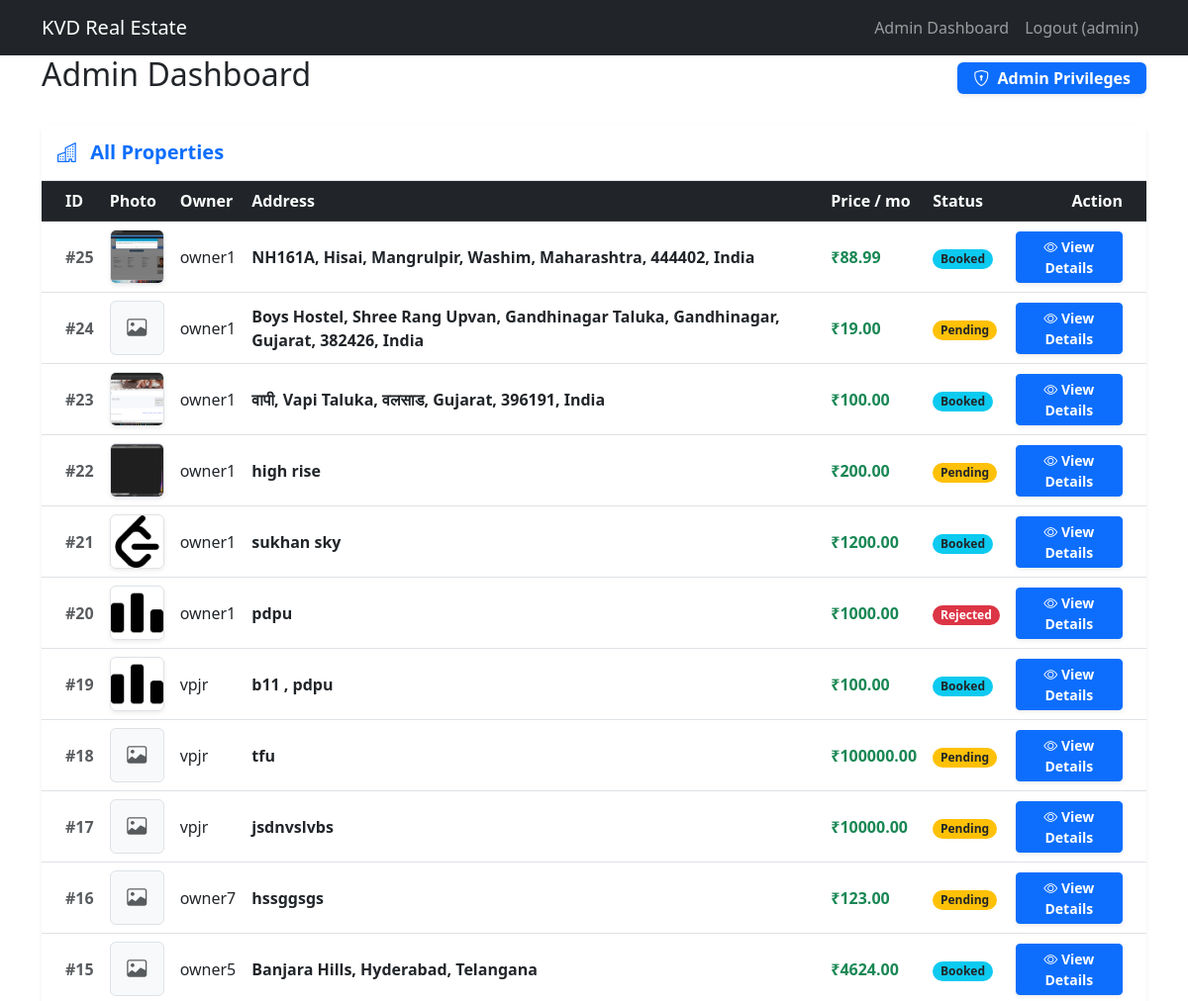
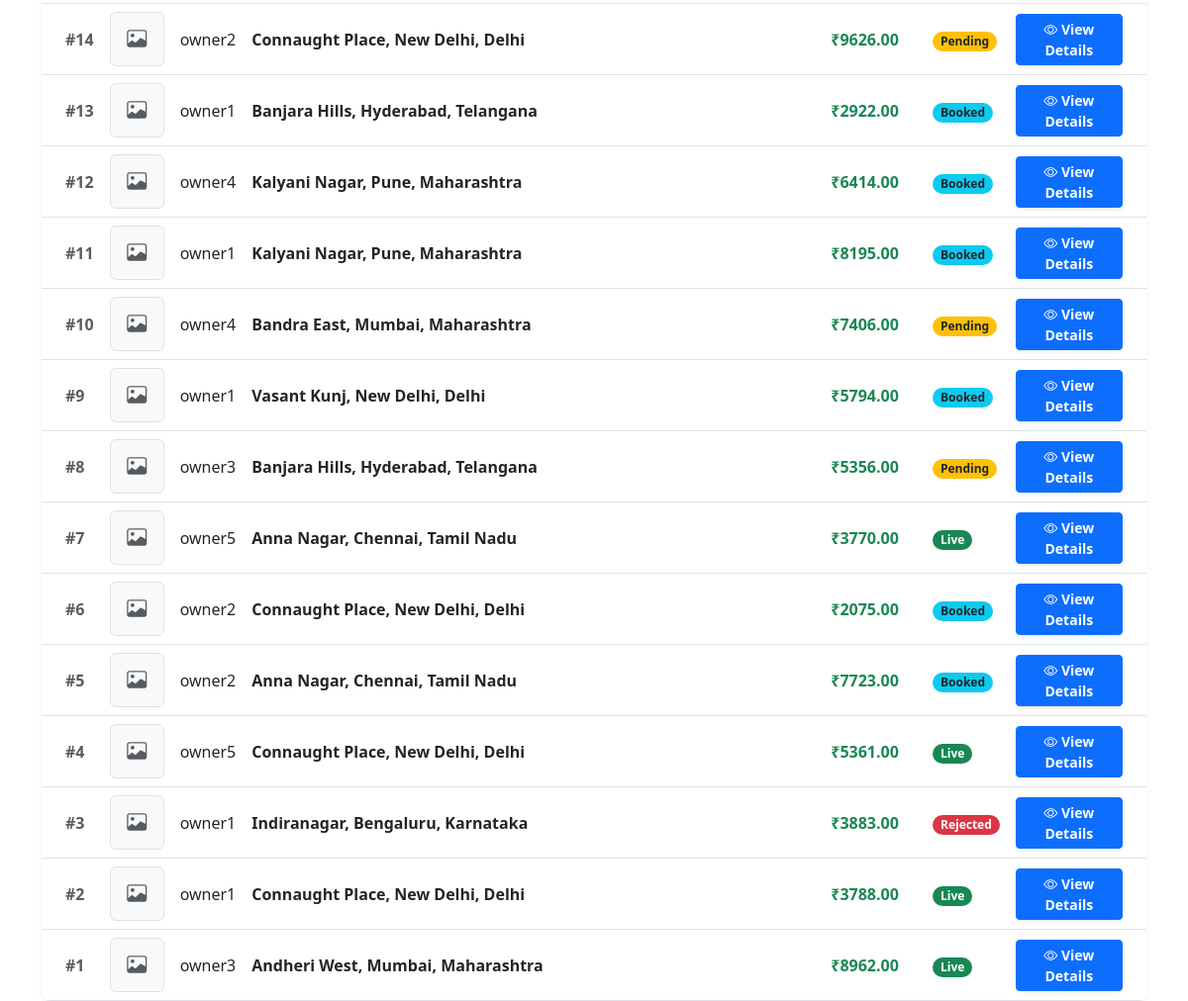
Page /dashboard/ (signed in) on the committed database (2 pictures, top to bottom).
### real_estate_app/models.py (models this page shows, shortened)
class User(AbstractUser):
    phone_regex = RegexValidator(regex=r'^\+?1?\d{9,15}$', message="Phone number must be entered in the format: '+999999999'. Up to 15 digits allowed.")
    phone_number = models.CharField(validators=[phone_regex], max_length=17, blank=True)
    pincode_regex = RegexValidator(regex=r'^[1-9][0-9]{5}$', message="Please enter a valid 6-digit Indian pincode.")
    pincode = models.CharField(validators=[pincode_regex], max_length=6, blank=True)
    kyc_status = models.BooleanField(default=False)
    is_admin = models.BooleanField(default=False)
    is_owner = models.BooleanField(default=False)
    is_seeker = models.BooleanField(default=False)

class Property(models.Model):
    STATUS_CHOICES = (
        ('Pending', 'Pending'),
        ('Live', 'Live'),
        ('Booked', 'Booked'),
        ('Rejected', 'Rejected'),
    )
    property_id = models.AutoField(primary_key=True)
    owner = models.ForeignKey(User, on_delete=models.CASCADE, related_name='properties')
    address = models.TextField()
    latitude = models.FloatField(blank=True, null=True)
    longitude = models.FloatField(blank=True, null=True)
    price = models.DecimalField(max_digits=10, decimal_places=2)
    photo = models.ImageField(upload_to='property_photos/', blank=True, null=True)
    status = models.CharField(max_length=10, choices=STATUS_CHOICES, default='Pending')

### real_estate_app/views.py (the view)
# urls.py: path('dashboard/', views.dashboard, name='dashboard'),
@login_required
def dashboard(request):
    if request.user.is_admin or request.user.is_superuser:
        properties = Property.objects.all().order_by('-property_id')
        return render(request, 'real_estate_app/admin_dashboard.html', {'properties': properties})
    elif request.user.is_owner:
        properties = Property.objects.filter(owner=request.user).order_by('-property_id')
        return render(request, 'real_estate_app/owner_dashboard.html', {'properties': properties})
    elif request.user.is_seeker:
        bookings = Booking.objects.filter(seeker=request.user)
        return render(request, 'real_estate_app/seeker_dashboard.html', {'bookings': bookings})
    else:
        return render(request, 'real_estate_app/dashboard.html')

### templates/real_estate_app/admin_dashboard.html (shortened to what this page needs)
{% extends 'base.html' %}
{% block content %}
<div class="row">
    <div class="col-12">
        <div class="d-flex justify-content-between align-items-center mb-4">
            <h2>Admin Dashboard</h2>
            <span class="badge bg-primary fs-6 py-2 px-3 shadow-sm"><i class="bi bi-shield-lock me-1"></i> Admin
                Privileges</span>
        </div>
        <div class="card p-0 shadow-sm border-0 rounded-3 overflow-hidden">
            <div class="card-header bg-white border-bottom py-3">
                <h5 class="text-primary mb-0 fw-bold"><i class="bi bi-buildings me-2"></i> All Properties</h5>
            </div>
            <div class="table-responsive">
                <table class="table table-hover align-middle mb-0">
                    <thead class="table-dark">
                        <tr>
                            <th class="ps-4">ID</th>
                            <th>Photo</th>
                            <th>Owner</th>
                            <th>Address</th>
                            <th>Price / mo</th>
                            <th>Status</th>
                            <th class="pe-4 text-end">Action</th>
                        </tr>
                    </thead>
                    <tbody class="border-top-0">
                        {% for property in properties %}
                        <tr>
                            <td class="ps-4 text-muted fw-bold">#{{ property.property_id }}</td>
                            <td>
                                {% if property.photo %}
                                <img src="{{ property.photo.url }}" alt="Property photo"
                                    style="width: 55px; height: 55px; object-fit: cover;"
                                    class="rounded border shadow-sm">
                                {% else %}
                                <div class="bg-light rounded border d-flex align-items-center justify-content-center text-muted"
                                    style="width: 55px; height: 55px;">
                                    <i class="bi bi-image fs-5"></i>
                                </div>
                                {% endif %}
                            </td>
                            <td>{{ property.owner.username }}</td>
                            <td class="fw-bold">{{ property.address }}</td>
                            <td><span class="text-success fw-bold">₹{{ property.price }}</span></td>
                            <td>
                                <span
                                    class="badge rounded-pill {% if property.status == 'Pending' %}bg-warning text-dark{% elif property.status == 'Live' %}bg-success{% elif property.status == 'Rejected' %}bg-danger{% elif property.status == 'Booked' %}bg-info text-dark{% else %}bg-secondary{% endif %}">
                                    {{ property.status }}
                                </span>
                            </td>
                            <td class="pe-4 text-end">
                                <a href="{% url 'admin_property_detail' property.property_id %}" class="btn btn-sm btn-primary shadow-sm fw-bold">
                                    <i class="bi bi-eye"></i> View Details
                                </a>
                            </td>
                        </tr>
                        {% endfor %}
                    </tbody>
                </table>
            </div>
        </div>
    </div>
        </div>
    </div>
{% endblock %}

### templates/base.html (shortened to what this page needs)
{% load sass_tags %}
<!DOCTYPE html>
<html lang="en">
<head>
    <link href="https://cdn.jsdelivr.net/npm/bootstrap@5.3.0/dist/css/bootstrap.min.css" rel="stylesheet">
    <link rel="stylesheet" href="https://cdn.jsdelivr.net/npm/bootstrap-icons@1.10.5/font/bootstrap-icons.css">
    <link href="{% sass_src 'scss/styles.scss' %}" rel="stylesheet" type="text/css" />
</head>
<body>
    <nav class="navbar navbar-expand-lg navbar-dark bg-dark">
        <div class="container">
            <a class="navbar-brand" href="{% url 'home' %}">KVD Real Estate</a>
            <div class="collapse navbar-collapse" id="navbarNav">
                <ul class="navbar-nav ms-auto">
                    {% if user.is_authenticated %}
                    {% if user.is_admin or user.is_superuser %}
                    <li class="nav-item"><a class="nav-link" href="{% url 'dashboard' %}">Admin Dashboard</a></li>
                    {% elif user.is_owner %}
                    <li class="nav-item"><a class="nav-link" href="{% url 'dashboard' %}">Owner Dashboard</a></li>
                    <li class="nav-item"><a class="nav-link" href="{% url 'add_property' %}">Add Property</a></li>
                    {% elif user.is_seeker %}
                    <li class="nav-item"><a class="nav-link" href="{% url 'dashboard' %}">My Bookings</a></li>
                    <li class="nav-item"><a class="nav-link" href="{% url 'property_catalog' %}">Catalog</a></li>
                    {% endif %}
                    <li class="nav-item">
                        <form method="post" action="{% url 'logout' %}">
                            <button type="submit" class="btn btn-link nav-link">Logout ({{ user.username }})</button>
                        </form>
                    </li>
                    {% else %}
                    <li class="nav-item"><a class="nav-link" href="{% url 'login' %}">Login</a></li>
                    <li class="nav-item"><a class="nav-link" href="{% url 'register' %}">Register</a></li>
                    {% endif %}
                </ul>
            </div>
        </div>
    </nav>
    <div class="container">
        {% block content %}{% endblock %}
</body>
</html>

### rows in the picture
User: username "admin"
Property: property_id "25", photo (picture), owner.username "owner1", address "NH161A, Hisai, Mangrulpir, Washim, Maharashtra, 444402, India", price "88.99", status "Booked"
Property: property_id "24", owner.username "owner1", address "Boys Hostel, Shree Rang Upvan, Gandhinagar Taluka, Gandhinagar, Gujarat, 382426, India", price "19.00", status "Pending"
Property: property_id "23", photo (picture), owner.username "owner1", address "वापी, Vapi Taluka, वलसाड, Gujarat, 396191, India", price "100.00", status "Booked"
Property: property_id "22", photo (picture), owner.username "owner1", address "high rise", price "200.00", status "Pending"
Property: property_id "21", photo (picture), owner.username "owner1", address "sukhan sky", price "1200.00", status "Booked"
Property: property_id "20", photo (picture), owner.username "owner1", address "pdpu", price "1000.00", status "Rejected"
Property: property_id "19", photo (picture), owner.username "vpjr", address "b11 , pdpu", price "100.00", status "Booked"
Property: property_id "18", owner.username "vpjr", address "tfu", price "100000.00", status "Pending"
Property: property_id "17", owner.username "vpjr", address "jsdnvslvbs", price "10000.00", status "Pending"
Property: property_id "16", owner.username "owner7", address "hssggsgs", price "123.00", status "Pending"
Property: property_id "15", owner.username "owner5", address "Banjara Hills, Hyderabad, Telangana", price "4624.00", status "Booked"
Property: property_id "14", owner.username "owner2", address "Connaught Place, New Delhi, Delhi", price "9626.00", status "Pending"
Property: property_id "13", owner.username "owner1", address "Banjara Hills, Hyderabad, Telangana", price "2922.00", status "Booked"
Property: property_id "12", owner.username "owner4", address "Kalyani Nagar, Pune, Maharashtra", price "6414.00", status "Booked"
Property: property_id "11", owner.username "owner1", address "Kalyani Nagar, Pune, Maharashtra", price "8195.00", status "Booked"
Property: property_id "10", owner.username "owner4", address "Bandra East, Mumbai, Maharashtra", price "7406.00", status "Pending"
Property: property_id "9", owner.username "owner1", address "Vasant Kunj, New Delhi, Delhi", price "5794.00", status "Booked"
Property: property_id "8", owner.username "owner3", address "Banjara Hills, Hyderabad, Telangana", price "5356.00", status "Pending"
Property: property_id "7", owner.username "owner5", address "Anna Nagar, Chennai, Tamil Nadu", price "3770.00", status "Live"
Property: property_id "6", owner.username "owner2", address "Connaught Place, New Delhi, Delhi", price "2075.00", status "Booked"
Property: property_id "5", owner.username "owner2", address "Anna Nagar, Chennai, Tamil Nadu", price "7723.00", status "Booked"
Property: property_id "4", owner.username "owner5", address "Connaught Place, New Delhi, Delhi", price "5361.00", status "Live"
Property: property_id "3", owner.username "owner1", address "Indiranagar, Bengaluru, Karnataka", price "3883.00", status "Rejected"
Property: property_id "2", owner.username "owner1", address "Connaught Place, New Delhi, Delhi", price "3788.00", status "Live"
Property: property_id "1", owner.username "owner3", address "Andheri West, Mumbai, Maharashtra", price "8962.00", status "Live"
